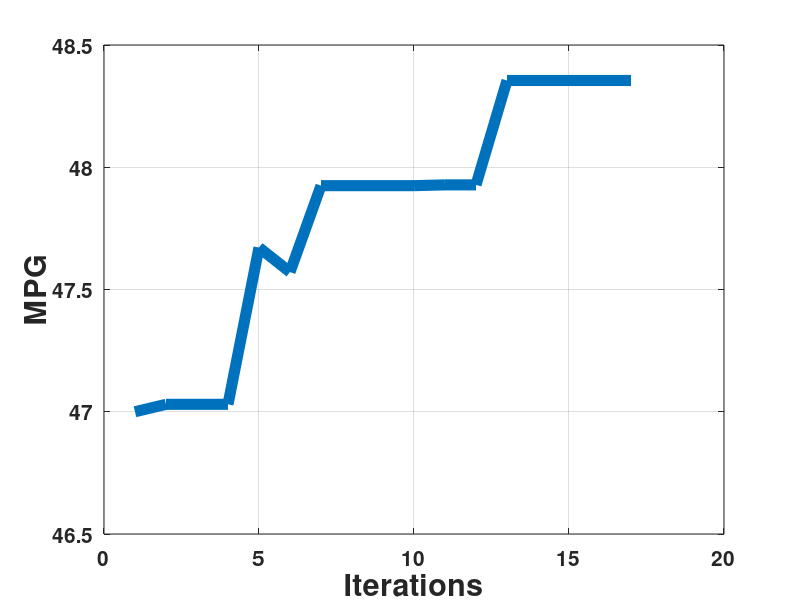
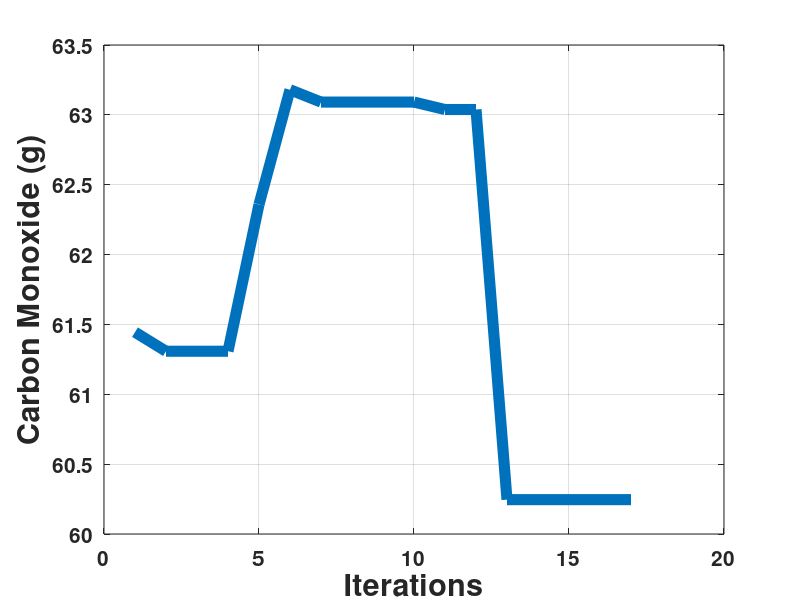
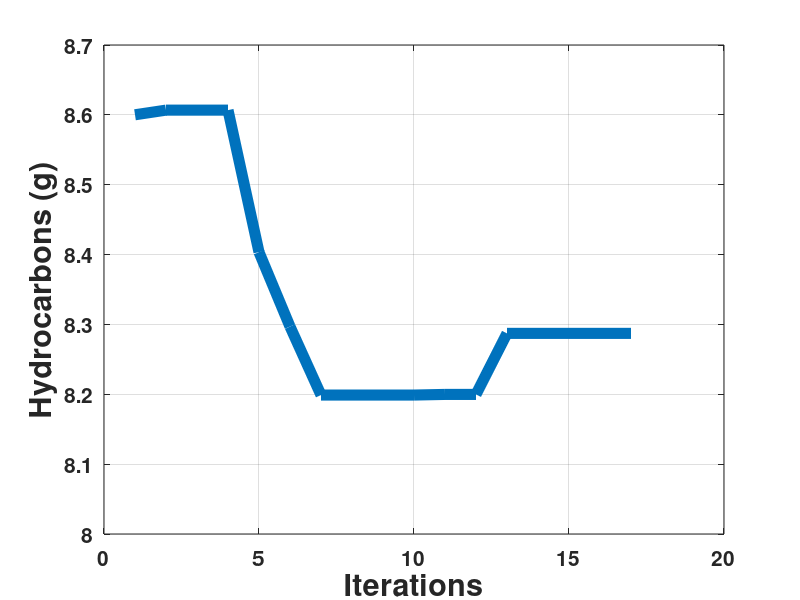
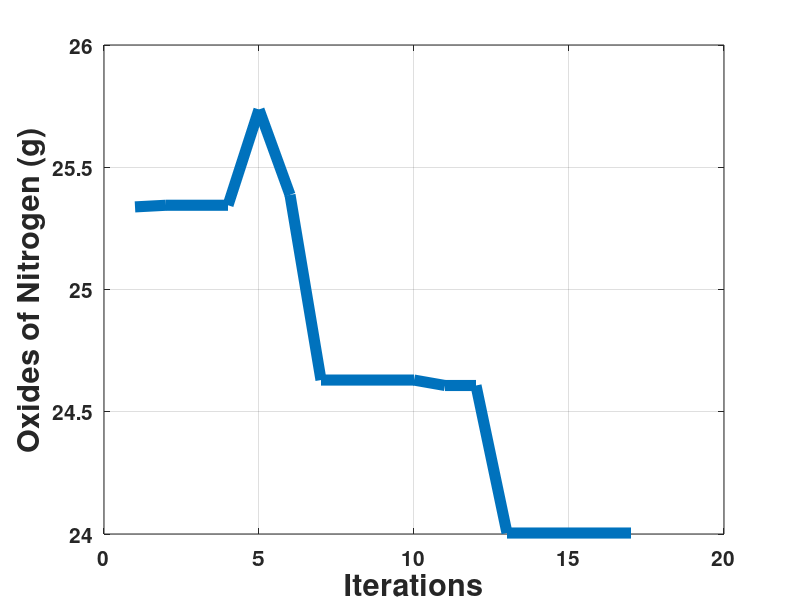

Write MATLAB code to recreate these figures, in order.
clear
clc
close all
load HWFET_emiss_85

Results_Improvement = zeros(1,3);
Results_Pars = zeros(1,3);

figure(1);
mpg = DP_optimization.GLOBAL.f_min_hist.c(:,3);
iter = DP_optimization.GLOBAL.f_min_hist.iter;
plot(iter,mpg,'linewidth',8)
xlabel('Iterations')
ylabel('MPG'),grid
%title('No Shift UDDS')
set(gca,'FontSize',15,'fontWeight','bold')
set(findall(gcf,'type','text'),'FontSize',22,'fontWeight','bold')

figure(2);
CO = DP_optimization.GLOBAL.f_min_hist.c(:,5);
iter = DP_optimization.GLOBAL.f_min_hist.iter;
plot(iter,CO,'linewidth',8)
xlabel('Iterations')
ylabel('Carbon Monoxide (g)'),grid
%title('No Shift UDDS')
set(gca,'FontSize',15,'fontWeight','bold')
set(findall(gcf,'type','text'),'FontSize',22,'fontWeight','bold')

figure(3);
HC = DP_optimization.GLOBAL.f_min_hist.c(:,6);
iter = DP_optimization.GLOBAL.f_min_hist.iter;
plot(iter,HC,'linewidth',8)
xlabel('Iterations')
ylabel('Hydrocarbons (g)'),grid
%title('No Shift UDDS')
set(gca,'FontSize',15,'fontWeight','bold')
set(findall(gcf,'type','text'),'FontSize',22,'fontWeight','bold')

figure(4);
NOx = DP_optimization.GLOBAL.f_min_hist.c(:,4);
iter = DP_optimization.GLOBAL.f_min_hist.iter;
plot(iter,NOx,'linewidth',8)
xlabel('Iterations')
ylabel('Oxides of Nitrogen (g)'),grid
%title('No Shift UDDS')
set(gca,'FontSize',15,'fontWeight','bold')
set(findall(gcf,'type','text'),'FontSize',22,'fontWeight','bold')


% Calculate the Improvement
fprintf('\nMPG\n')
First = mpg(1)
Final = mpg(length(mpg))
Percent_improvement = (mpg(length(mpg))-mpg(1))/mpg(length(mpg))*100
Results_Improvement(1,:) = [First, Final, Percent_improvement];

fprintf('\nCO\n')
First = CO(1)
Final = CO(length(CO))
Percent_improvement = (CO(length(CO))-CO(1))/CO(length(CO))*100
Results_Improvement(2,:) = [First, Final, Percent_improvement];

fprintf('\nHC\n')
First = HC(1)
Final = HC(length(HC))
Percent_improvement = (HC(length(HC))-HC(1))/HC(length(HC))*100
Results_Improvement(3,:) = [First, Final, Percent_improvement];

fprintf('\nNOx\n')
First = NOx(1)
Final = NOx(length(NOx))
Percent_improvement = (NOx(length(NOx))-NOx(1))/NOx(length(NOx))*100
Results_Improvement(4,:) = [First, Final, Percent_improvement];


% Pull out Parameters
trq_eng = DP_optimization.GLOBAL.f_min_hist.x(:,3);
trq_mot = DP_optimization.GLOBAL.f_min_hist.x(:,4);
fd_ratio = DP_optimization.GLOBAL.f_min_hist.x(:,1);
G_ratio = DP_optimization.GLOBAL.f_min_hist.x(:,2);


x_L=[0.5*trq_eng,0.5*trq_mot,0.5*fd_ratio,0.5*G_ratio];
x_U=[1.5*trq_eng,1.5*trq_mot,1.5*fd_ratio,1.5*G_ratio];

Results_Pars(1,:) = [x_L(1), x_L(1), trq_eng(end)];
Results_Pars(2,:) = [x_L(2), x_L(2), trq_mot(end)];
Results_Pars(3,:) = [x_L(3), x_L(3), fd_ratio(end)];
Results_Pars(4,:) = [x_L(4), x_L(4), G_ratio(end)];


% % Add in Grade Test, Accel Test Results, delta soc, and delta trace
% time0_60 = DP_optimization.GLOBAL.f_min_hist.c(:,8);
% time40_60 = DP_optimization.GLOBAL.f_min_hist.c(:,9);
% time0_85 = DP_optimization.GLOBAL.f_min_hist.c(:,10);
% grade = DP_optimization.GLOBAL.f_min_hist.c(:,11);
% delta_soc = DP_optimization.GLOBAL.f_min_hist.c(:,1);
% delta_trace = DP_optimization.GLOBAL.f_min_hist.c(:,2);
% 
% Results_Improvement(6,:) = [time0_60(1), time0_60(end), (time0_60(end)-time0_60(1))/time0_60(end)*100];
% Results_Improvement(7,:) = [time40_60(1), time40_60(end), (time40_60(end)-time40_60(1))/time40_60(end)*100];
% Results_Improvement(8,:) = [time0_85(1), time0_85(end), (time0_85(end)-time0_85(1))/time0_85(end)*100];
% Results_Improvement(8,:) = [grade(1), grade(end), (grade(end)-grade(1))/grade(end)*100];
% Results_Improvement(8,:) = [delta_soc(1), delta_soc(end), (delta_soc(end)-delta_soc(1))/delta_soc(end)*100];
% Results_Improvement(8,:) = [delta_trace(1), delta_trace(end), (delta_trace(end)-delta_trace(1))/delta_trace(end)*100];

% Calcualte the Size of the Prime Movers
fprintf('\nPrime Mover Sizes\n')

fprintf('\nICE')
First = 67*trq_eng(1)
Final = 67*trq_eng(length(trq_eng))
Increase = (Final-First)/Final*100
Results_Improvement(9,:) = [First, Final, Increase];

fprintf('\nMotor')
First = 49*trq_mot(1)
Final = 49*trq_mot(length(trq_mot))
Increase = (Final-First)/Final*100
Results_Improvement(10,:) = [First, Final, Increase];



% % Calculate the Mass of the Components
% 
% % Engine
% First = (4.1384*trq_eng(1)*67000/1000+14.5);
% Final = (4.1384*trq_eng(end)*67000/1000+14.5);
% Increase = (Final-First)/Final*100;
% Results_Improvement(12,:) = [First, Final, Increase];
% % Motor
% First = (0.8635*trq_mot(1)*49000/1000+28.5);
% Final = (0.8635*trq_mot(end)*49000/1000+28.5);
% Increase = (Final-First)/Final*100;
% Results_Improvement(13,:) = [First, Final, Increase];
% % Battery
% First = ((44*.4536)/20)*cap_scale(1)*modules(1);
% Final = ((44*.4536)/20)*cap_scale(end)*modules(end);
% Increase = (Final-First)/Final*100;
% Results_Improvement(14,:) = [First, Final, Increase];
